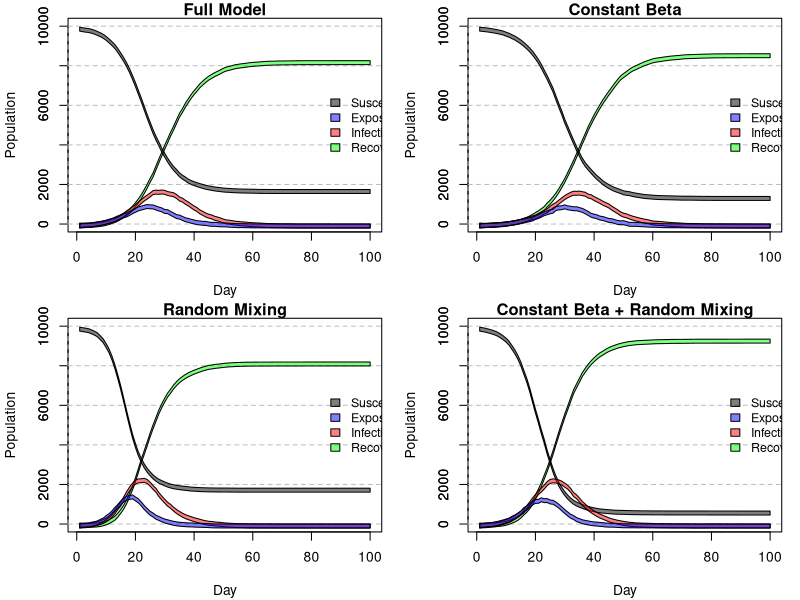

R code for this plot:
### Naoise Daly s2848034, Todd House s2809867, Cordelia Bryant s2798199 ###

# Todd worked primarily on get.link and nseir, improving logic
# Naoise built much of the main code structure
# Cordelia built the core plotting functionality
# We all collectively debugged, reviewed each others sections, and made improvements

prob_of_link <- function(i, j, b, n_c ){
  ## the probability of person i and person j being regular contacts
  # b is  the vector beta, the sociability parameters for each person in
  # the population
  # i, j is the indices of person i and person j in beta
  # n_c mean number of contacts per person
  # it is assumed that i, j are not in the same household
  # this code assumes i holds a single value, whereas j can be of arbitrary length
  n = length(b)#size of the population
  top = n_c*b[i]*b[j]
  bottom =  (n-1)*(mean(b)^2)
  top/bottom #this is the probability calculated
}

get_net <- function(beta, nc=15){
  # Randomly create a regular contact network based off of the sociability
  # of each person.
  # beta stores the sociability values for each person
  # nc is the average number of contacts per person
  #
  # returns a list, network, where network[i] contains the indices
  # of the people i is a regular contact with
  #
  # go through each person and randomly create contacts with other people
  # but we do not consider creating a contact between j and i if we already
  # considered creating a contact between i and j - this would double the 
  # chance of a contact
  
  n <- length(beta) #size of the population
  network <- vector("list",n)
  
  #i only considers the indices greater than i
  #this avoids both i and j considering i<->j 
  for (i in 1:(n-1)){
    #omit people that already considered creating a link with i
    potential_contacts = (i+1):n
    #omit members of the same household, taking h from outside environment
    same_household = which(h == h[i])
    potential_contacts = potential_contacts[
      !(potential_contacts %in% same_household) ]
    #get the chance of contact between i and the potentials
    #using their sociability rating
    chance_of_contact = prob_of_link(i, potential_contacts, beta, nc)
    #then flip a coin with that probability to decide a contact
    u <- runif(length(potential_contacts))
    contacts = potential_contacts[ u < chance_of_contact ]
    network[[i]] <- c( network[[i]], contacts  )
    # add person i into all of its contacts' contacts
    network[contacts] <- lapply(network[contacts], function(x) c(x, i) )
  }
  return( network )
}

nseir <- function(beta,h,alink,alpha=c(.1,.01,.01),delta=.2
                  ,gamma=.4,nc=15, nt = 100,pinf = .005){
  
  #This function simulates the progression of a disease through a population.
  #People can be in either the Susceptible, Exposed, Infected, or Recovered states
  #Each day of the simulation, the model assesses the probability of an infectious
  #person infecting susceptible people and moves them into the exposed state. Every day
  #there is a chance for an exposed person to become infectious and for infectious
  #to become recovered. The model stores the total number of people in the population
  #every day in each state for analysis. The model begins with a specified probability
  #of being infected for each person at the very beginning and can be modified.
  
  #----inputs----#
  #beta stores the sociability values for each person
  #h is the vector of every person by household
  #alink is the social contact network produced by get.net
  #alpha is a vector of 3 infectiousness modifying constants.
  #in order they modify household infection, social network, and random mixing.
  #delta is the daily probability of moving from the infectious state to recovered
  #gamma is the daily probability of moving from the exposed state to infectious
  #nc is the mean number of contacts per person
  #nt is the number of days of the simulation
  #pinf is the probability of being infectious at the beginning of the model
  n = length(beta) #size of population
  #record the number of people in each state each day
  S <- E <- I <- R <- rep(0, nt)
  pop <- rep(0,n)
  # a random pinf proportion of the population start as infected,
  # the remainder are susceptible
  # if no-one starts out infected, this is a worthless simulation
  #so we hardcode at least one infection
  pop[sample(n, size = max(1, floor(n*pinf))) ] <- 2
  #record the first day
  S[1] <- sum(pop==0); I[1] <- sum(pop==2)
  # 
  a_h <- alpha[1]; a_c <- alpha[2]; a_r <- alpha[3] 
  for (day in 2:nt){
    u <- runif(n)
    
    pop[ pop==2&u<delta ] <- 3 # I -> R
    pop[ pop==1&u<gamma ] <- 2 # E -> I
    currently_S <- which(pop==0); n_S <- length(currently_S)
    for (infected in which(pop == 2)){
      u<- runif(n_S)
      #infects a susceptible person through random mixing
      pop[currently_S][ u<a_r*prob_of_link(infected, currently_S, beta, nc) ] <- 1
      #infects a susceptible member of their household
      pop[currently_S][ h[currently_S]==h[infected] & u<a_h ] <- 1
      #infects a susceptible regular contact
      pop[currently_S][ currently_S %in% alink[[infected]] & u<a_c ] <- 1
    }
    #record today's counts
    S[day] <- sum(pop==0); E[day] <- sum(pop==1)
    I[day] <- sum(pop==2); R[day] <- sum(pop==3)
  }
  return(list(S=S,E=E,I=I,R=R, t=1:nt))
}

#set the base parameters needed to generate the social networks and future full models
n =10000; h_max = 5;beta <- runif(n); beta2 <- runif(n); beta3 <- rep(mean(beta2), n)
#create households for everyone
h = rep(1:n, times = sample(1:h_max, n, replace =TRUE))[1:n]
#create social networks for everyone
system.time( network <- get_net(beta)  )

#create results from four separate simulations with differing parameters.
#the first is the full model as intended. The second removes the impact of households
#and social networks on the model but increases random mixing probability.
#The third model includes the household and network impacts but instead assigns
#everyone an equal sociability score which is equal to the mean of the scores from
#the second model. The fourth model combines these two variations to show the outcome
#for only random mixing and with constant sociability scores for the entire population.
system.time(full_model <- nseir(beta, h, network ) ) 
system.time(ran_mix <- nseir(beta2, h,alpha=c(0,0,.04), network ) ) 
system.time(con_beta <- nseir(beta3, h, network ) ) 
system.time(con_beta_ran_mix <- nseir(beta3, h,alpha=c(0,0,.04), network ) ) 


plot_pop_change <- function(simu_upper, simu_lower, pop_size, title){
  #This function plots the number of people in each state every day of the model.
  
  #----inputs----#
  #simu_upper is
  #simu_lower is
  #pop_size is the total population size
  #title is the model title name
  
  days = simu_upper$t
  plot(NA,NA,
       xlim=range(days),
       ylim = c(0,pop_size),
       type = "n", xlab = "Day", ylab = "Population",
       main = title
       #must put in a title
  )
  axis(2, tck = 1, lty = 2, col = "gray")
  colours <-  c(rgb(0, 0, 0, 0.5), rgb(0, 0, 1, 0.5),
                 rgb(1, 0, 0, 0.5), rgb(0, 1, 0, 0.5))
  #need to lower intensity/hue/strength of colours to see overlaps
  states <- c("S", "E", "I", "R")
  #doing them in different order as i want E and R on top
  for (state in states[c(4,1,3,2)] ){
    polygon(
      x = c(days, rev(days)),
      y = c(simu_lower[[state]], rev(simu_upper[[state]]) ),
      col = colours[state==states]
    )
  }
  legend("left", x=max(days), y = n/2,
         legend = c("Susceptible", "Exposed", "Infectious", "Recovered"),
         cex=.9, xjust = .5, yjust = .5,
         fill = colours,
         bty = "n"
  )
}

#set up a 2x2 grid and plot the 4 models next to each other for comparison
par(mfcol=c(2,2),mar=c(4.1,4.1,1.1,1.1))
plot_pop_change(full_model, lapply(full_model, function(x) x - 200), n, "Full Model")
plot_pop_change(ran_mix, lapply(ran_mix, function(x) x - 200), n, "Random Mixing")
plot_pop_change(con_beta, lapply(con_beta, function(x) x - 200), n, "Constant Beta")
plot_pop_change(con_beta_ran_mix, lapply(con_beta_ran_mix, function(x) x - 200), n, "Constant Beta + Random Mixing")


#The apparent effect of the household and network structure seems to be to smooth out
#the speed and intensity in which the disease propagates through the population.
#However, this could reasonably be attributed to the higher value for random mixing
#The relative size of people's households (at hmax=5) and networks (at nc=15)
#is a much smaller subset of the population that possible in random mixing.
#As a result, these social groups, despite higher infectiousness don't play as much
#of a role as the random mixing. Therefore when random mixing is made more infectious
#the disease is more aggressive, spikes higher and earlier than those that have
#these social networks considered and infectiousness broken up more across the three.
